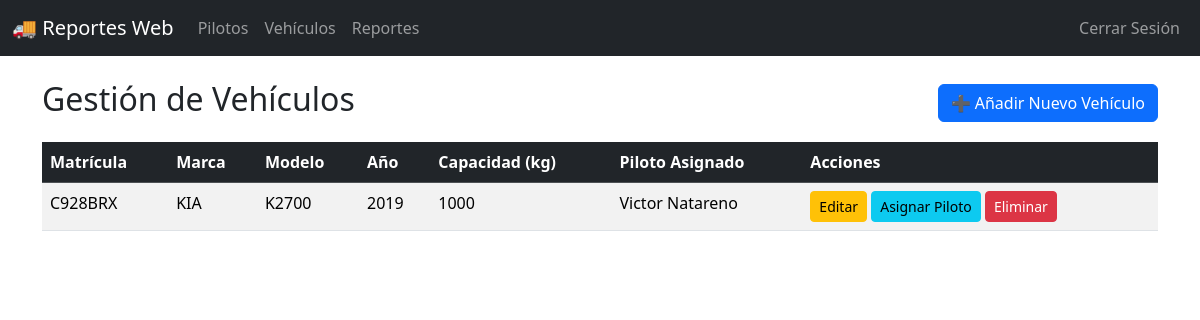
Page /admin/vehicles (signed in) on the committed database.
### tables this page shows
CREATE TABLE vehicles (
            plate TEXT PRIMARY KEY NOT NULL,
            brand TEXT NOT NULL,
            model TEXT NOT NULL,
            year INTEGER,
            capacity_kg INTEGER,
            assigned_pilot_id INTEGER,
            FOREIGN KEY (assigned_pilot_id) REFERENCES users(id)
        );

CREATE TABLE users (
            id INTEGER PRIMARY KEY AUTOINCREMENT,
            username TEXT UNIQUE NOT NULL,
            password_hash TEXT NOT NULL,
            full_name TEXT NOT NULL,
            role TEXT NOT NULL DEFAULT 'piloto',
            is_active INTEGER NOT NULL DEFAULT 1
        );

### app.py (the view, shortened to what this page needs)
@app.route('/admin/vehicles', methods=['GET', 'POST'])
@admin_required
def manage_vehicles_web():
    vehicles = db_manager.get_all_vehicles()
    pilots = db_manager.get_all_pilots()
    return render_template('admin_vehicles.html', vehicles=vehicles, pilots=pilots)

### app.py (called while the page is built)
def admin_required(f):
    @functools.wraps(f)
    def decorated_function(*args, **kwargs):
        if session.get('role') != 'admin':
            flash('Acceso denegado. Se requiere ser administrador.', 'danger')
            return redirect(url_for('home'))
        return f(*args, **kwargs)
    return decorated_function

### db_manager.py (called while the page is built)
def dict_factory(cursor, row):
    fields = [column[0] for column in cursor.description]
    return dict(zip(fields, row))

def get_all_pilots():
    conn = sqlite3.connect(DB_NAME)
    conn.row_factory = dict_factory
    c = conn.cursor()
    c.execute("""
        SELECT
            u.id,
            u.full_name,
            u.username,
            u.role,
            u.is_active,
            v.plate AS assigned_vehicle_plate
        FROM users u
        LEFT JOIN vehicles v ON u.id = v.assigned_pilot_id
        WHERE u.role = 'piloto'
        ORDER BY u.full_name
    """)
    users = c.fetchall()
    conn.close()
    return users

def get_all_vehicles():
    conn = sqlite3.connect(DB_NAME)
    conn.row_factory = dict_factory
    c = conn.cursor()
    c.execute("""
        SELECT
            v.plate,
            v.brand,
            v.model,
            v.year,
            v.capacity_kg,
            v.assigned_pilot_id,
            u.full_name AS assigned_pilot_name
        FROM vehicles v
        LEFT JOIN users u ON v.assigned_pilot_id = u.id
        ORDER BY v.plate
    """)
    vehicles = c.fetchall()
    conn.close()
    return vehicles

### templates/admin_vehicles.html (shortened to what this page needs)
{% extends "base.html" %}
{% block content %}
<div class="d-flex justify-content-between align-items-center mb-3">
    <h2>Gestión de Vehículos </h2>
    <button type="button" class="btn btn-primary" data-bs-toggle="modal" data-bs-target="#addVehicleModal" id="btn-add-vehicle">
        ➕ Añadir Nuevo Vehículo
    </button>
</div>
<table class="table table-striped table-hover">
    <thead class="table-dark">
        <tr>
            <th>Matrícula</th>
            <th>Marca</th>
            <th>Modelo</th>
            <th>Año</th>
            <th>Capacidad (kg)</th>
            <th>Piloto Asignado</th>
            <th>Acciones</th>
        </tr>
    </thead>
    <tbody>
        {% for vehicle in vehicles %}
        <tr>
            <td>{{ vehicle.plate }}</td>
            <td>{{ vehicle.brand }}</td>
            <td>{{ vehicle.model }}</td>
            <td>{{ vehicle.year }}</td>
            <td>{{ vehicle.capacity_kg }}</td>
            <td>{{ vehicle.assigned_pilot_name | default('Ninguno') }}</td>
            <td>
                <button class="btn btn-sm btn-warning" onclick="editVehicle('{{ vehicle.plate }}', '{{ vehicle.brand }}', '{{ vehicle.model }}', '{{ vehicle.year }}', '{{ vehicle.capacity_kg }}')">Editar</button>
                <button class="btn btn-sm btn-info" onclick="openAssignmentModal('{{ vehicle.plate }}', '{{ vehicle.assigned_pilot_name }}')">Asignar Piloto</button>
                <form method="POST" style="display:inline;" action="{{ url_for('manage_vehicles_web') }}" onsubmit="return confirm('¿Eliminar {{ vehicle.plate }}?')">
                    <button type="submit" class="btn btn-sm btn-danger">Eliminar</button>
                </form>
            </td>
        </tr>
        {% endfor %}
    </tbody>
</table>
{% endblock %}

### rows in the picture
vehicles: plate "C928BRX", brand "KIA", model "K2700", year "2019", capacity_kg "1000", assigned_pilot_name "Victor Natareno"
